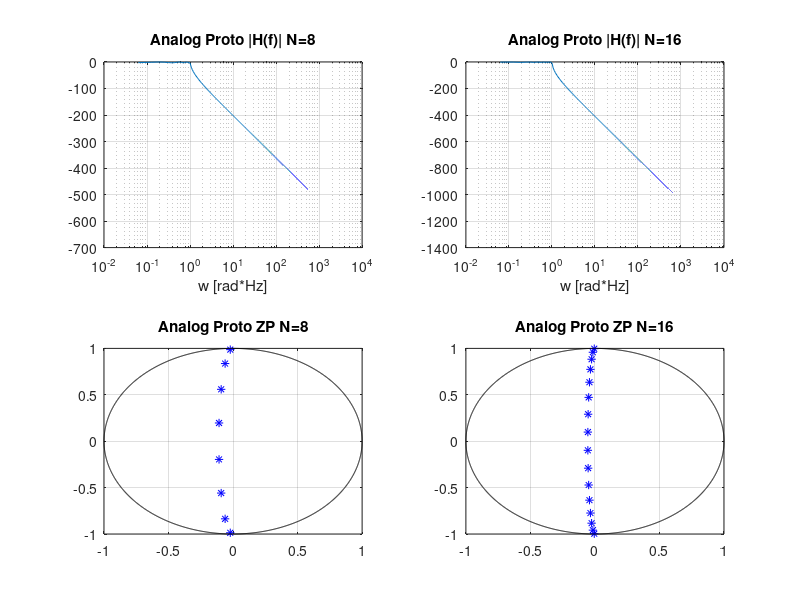

Write MATLAB code to recreate this figure. (Note: this script raises an error after producing the figure.)
% cps_07_analog_tranform.m
clear all; close all;

% Wymagania
N = 8;              % liczba biegunow transmitanci prototypu analogowego
N2 = 16
f0 = 100;           % dla filtrow LowPass  oraz HighPass
f1 = 10; f2=100;    % dla filtrow BandPass oraz BandStop
Rp = 3;             % dozwolony poziom oscylacji w pasmie przepustowym (w dB) - ripples in pass
Rs = 100;           % dozwolony poziom oscylacji w pasmie zaporowym (w dB) - ripples in stop
     
% Projekt analogowego filtra prototypowego - dolnoprzepustowy z w0 = 1 
% [z,p,wzm] = buttap(N);          % analogowy prototyp Butterwotha
  [z,p,wzm] = cheb1ap(N,Rp);      % analogowy prototyp Czebyszewa typu-I
  [z2,p2,wzm2] = cheb1ap(N2,Rp);
% [z,p,wzm] = cheb2ap(N,Rs);      % analogowy prototyp Czebyszewa typu-II
% [z,p,wzm] = ellipap(N,Rp,Rs);   % analogowy prototyp Cauera (eliptyczny)
b = wzm*poly(z); b2 = wzm2*poly(z2);                 % [z,wzm] --> b      
a = poly(p);     a2 = poly(p2);                 % p --> a
%kolo
f = 0 : 0.01 : 1000; w = 2*pi*f;  % zakres częstotliwosci
H = freqs(b,a,w);  H2= freqs(b2,a2,w);               % odpowiedz czestotliwosciowa filtra (funkcja Matlaba)  
fi=0:pi/1000:2*pi; c=cos(fi); s=sin(fi);

figure; % 1
subplot(221);semilogx(w,20*log10(abs(H))); grid; xlabel('w [rad*Hz]'); title('Analog Proto |H(f)| N=8');  
subplot(223);plot(real(z),imag(z),'ro',real(p),imag(p),'b*',c,s,'k-'); grid; title('Analog Proto ZP N=8');  
%2
subplot(222);semilogx(w,20*log10(abs(H2))); grid; xlabel('w [rad*Hz]'); title('Analog Proto |H(f)| N=16');  
subplot(224);plot(real(z2),imag(z2),'ro',real(p2),imag(p2),'b*',c,s,'k-'); grid; title('Analog Proto ZP N=16'); 
      
% Transformacja czestotliwosci: znormalizowany (w0=1) LowPass --> xxxPass, xxxStop
% Funkcje xx2yy z Signal Processing Toolbox
%  [b,a] = lp2lp(b,a,2*pi*f0);                         % LowPass na LowPass
% [b,a] = lp2hp(b,a,2*pi*f0);                         % LowPass na HighPass
 [b,a] = lp2bp(b,a,2*pi*sqrt(f1*f2),2*pi*(f2-f1));   % LowPass na BandPass
 [b2,a2] = lp2bp(b2,a2,2*pi*sqrt(f1*f2),2*pi*(f2-f1));
% [b,a] = lp2bs(b,a,2*pi*sqrt(f1*f2),2*pi*(f2-f1));   % LowPass na BandStop

z=roots(b); p=roots(a);
z2=roots(b2); p2=roots(a2);

% ... kontynuuj cps_07_analog_intro.m

% Weryfikacja odpowiedzi (charakterystyki) filtra: amplitudowej fazowej, impulsowej, skokowej
f = 0 : 0.1 : 1000;                % czestotliwosc w hercach
w = 2*pi*f;                        % czestotliwosc katowa, pulsacja
s = j*w;                           % zmienna transformacji Laplace'a
H = polyval(b,s) ./ polyval(a,s);  % h(s) --> H(f) dla s=j*w: iloraz dwoch wielomianow
H2 = polyval(b2,s) ./ polyval(a2,s);
figure;%1
subplot(221);plot(f,20*log10(abs(H))); xlabel('f [Hz]'); title('|H(f)| [dB] N=8'); grid; 
subplot(223);plot(f,unwrap(angle(H))); xlabel('f [Hz]'); title('angle(H(f)) [rad] N=8'); grid; 
%2
subplot(222);plot(f,20*log10(abs(H2))); xlabel('f [Hz]'); title('|H(f)| [dB] N=16'); grid; 
subplot(224);plot(f,unwrap(angle(H2))); xlabel('f [Hz]'); title('angle(H(f)) [rad] N=16'); grid; 

figure; 
subplot(221);impulse(b,a);         % odpowiedz filtra na pobudzenie impulsowe (z Control Toolbox)
subplot(223);step(b,a);            % odpowiedz filtra na pobudzenie skokowe (z Control Toolbox)

subplot(222);impulse(b2,a2);         % odpowiedz filtra na pobudzenie impulsowe (z Control Toolbox)
subplot(224);step(b2,a2);            % odpowiedz filtra na pobudzenie skokowe (z Control Toolbox)
